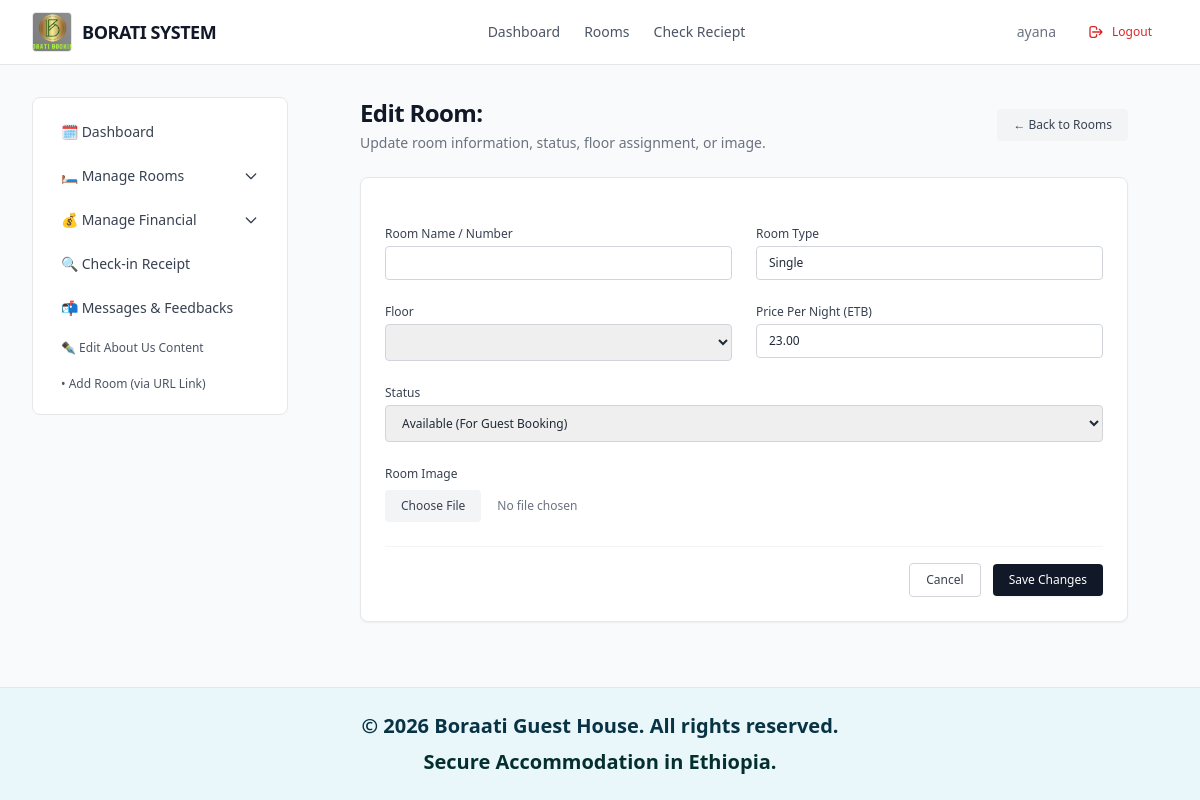
The page /admin-panel/rooms/edit/5/ (signed in) on the database as committed earlier.
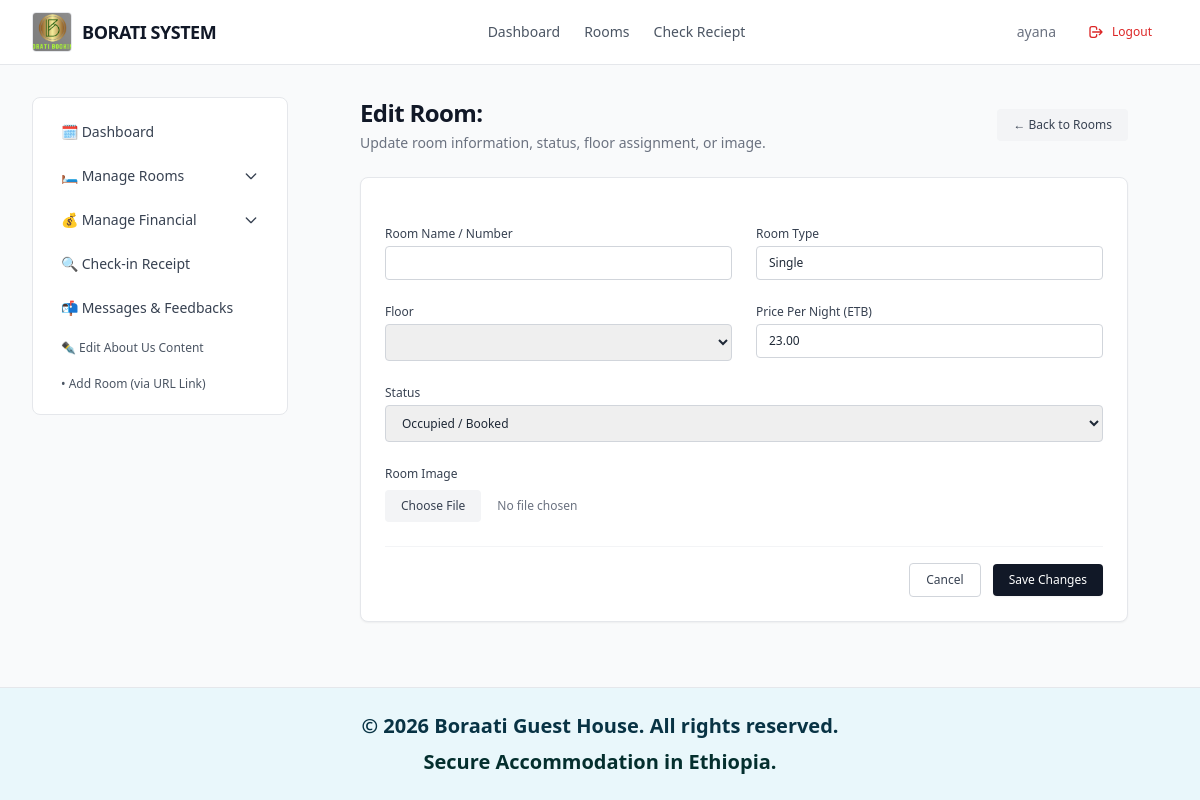
The same page on the database as committed later.
### boratiapp/models.py (models this page shows, shortened)
class Room(models.Model):
    ROOM_TYPES = (
        ('single', 'Single Room'),
        ('double', 'Double Room'),
        ('vip', 'VIP / Master Suite'),
    )
    ROOM_STATUS = (
        ('available', 'Available'),
        ('booked', 'Booked (Qabatame)'),
        ('maintenance', 'Maintenance '),
    )
    floor = models.ForeignKey(Floor, on_delete=models.CASCADE, related_name='rooms')
    room_number = models.CharField(max_length=20, unique=True, help_text="fkn: Room 101, Room 102")
    room_type = models.CharField(max_length=20, choices=ROOM_TYPES, default='single')
    price_per_night = models.DecimalField(max_digits=10, decimal_places=2, help_text="Gatii guyyaa tokkoo")
    main_image = models.ImageField(upload_to='rooms/', blank=True, null=True)
    description = models.TextField(help_text="Ibsa bal'aa fkn: Wi-Fi, Bishaan ho'aa, TV...")
    image_url = models.URLField(max_length=500, blank=True, null=True, help_text="Linkii suuraa (fkn: https://example.com/room.jpg)")
    status = models.CharField(max_length=20, choices=ROOM_STATUS, default='available')

### boratiapp/admin_views.py (the view, shortened to what this page needs)
# urls.py: path('admin-panel/rooms/edit/<int:room_id>/', admin_views.admin_edit_room_view, name='admin_edit_room'),
@staff_member_required
def admin_edit_room_view(request, room_id):
    room = get_object_or_404(Room, id=room_id)
    floors = Floor.objects.all()
    return render(request, 'admin_base_templates/admin_edit_room.html', {'room': room, 'floors': floors})

### boratiapp/templates/admin_base_templates/admin_edit_room.html (shortened to what this page needs)
{% extends 'admin_base_templates/base_admin.html' %}
{% block content %}
<div class="max-w-3xl mx-auto space-y-6">
    <div class="flex items-center justify-between">
        <div>
            <h1 class="text-2xl font-semibold tracking-tight text-gray-900">Edit Room: {{ room.name }}</h1>
            <p class="text-sm text-gray-500 mt-1">Update room information, status, floor assignment, or image.</p>
        </div>
        <a href="{% url 'admin_rooms' %}" class="px-4 py-2 bg-gray-100 hover:bg-gray-200 text-gray-700 text-xs font-medium rounded transition">
            &larr; Back to Rooms
        </a>
    </div>
    <form method="POST" enctype="multipart/form-data" class="bg-white border border-gray-200 rounded-lg p-6 shadow-sm space-y-6">
        <div class="grid grid-cols-1 sm:grid-cols-2 gap-6">
            <div>
                <label class="block text-xs font-medium text-gray-700 mb-1">Room Name / Number</label>
                <input type="text" name="name" value="{{ room.name }}" required class="w-full px-3 py-2 border border-gray-300 rounded text-xs focus:ring-1 focus:ring-gray-900 focus:outline-none">
            </div>
            <div>
                <label class="block text-xs font-medium text-gray-700 mb-1">Room Type</label>
                <input type="text" name="room_type" value="{{ room.room_type }}" required class="w-full px-3 py-2 border border-gray-300 rounded text-xs focus:ring-1 focus:ring-gray-900 focus:outline-none">
            </div>
            <div>
                <label class="block text-xs font-medium text-gray-700 mb-1">Floor</label>
                <select name="floor" class="w-full px-3 py-2 border border-gray-300 rounded text-xs focus:ring-1 focus:ring-gray-900 focus:outline-none">
                    {% for floor in floors %}
                        <option value="{{ floor.id }}" {% if room.floor and room.floor.id == floor.id %}selected{% endif %}>
                        </option>
                    {% endfor %}
                </select>
            </div>
            <div>
                <label class="block text-xs font-medium text-gray-700 mb-1">Price Per Night (ETB)</label>
                <input type="number" step="0.01" name="price_per_night" value="{{ room.price_per_night }}" required class="w-full px-3 py-2 border border-gray-300 rounded text-xs focus:ring-1 focus:ring-gray-900 focus:outline-none">
            </div>
            <div class="sm:col-span-2">
                <label class="block text-xs font-medium text-gray-700 mb-1">Status</label>
                <select name="status" class="w-full px-3 py-2 border border-gray-300 rounded text-xs focus:ring-1 focus:ring-gray-900 focus:outline-none">
                    <option value="available" {% if room.status == 'available' %}selected{% endif %}>Available (For Guest Booking)</option>
                    <option value="booked" {% if room.status == 'booked' %}selected{% endif %}>Occupied / Booked</option>
                </select>
            </div>
            <div class="sm:col-span-2 space-y-2">
                <label class="block text-xs font-medium text-gray-700">Room Image</label>
                <input type="file" name="image" accept="image/*" class="w-full text-xs text-gray-500 file:mr-4 file:py-2 file:px-4 file:rounded file:border-0 file:text-xs file:font-medium file:bg-gray-100 file:text-gray-700 hover:file:bg-gray-200">
            </div>
        </div>
        <div class="flex items-center justify-end space-x-3 pt-4 border-t border-gray-100">
            <a href="{% url 'admin_rooms' %}" class="px-4 py-2 border border-gray-300 text-gray-700 rounded text-xs font-medium hover:bg-gray-50 transition">
                Cancel
            </a>
            <button type="submit" class="px-4 py-2 bg-gray-900 text-white rounded text-xs font-medium hover:bg-gray-800 transition shadow-sm">
                Save Changes
            </button>
        </div>
    </form>
</div>
{% endblock %}

Rows that differ between the two databases and show on the page:
changed Room "Single": status "Available (For Guest Booking)" → "Occupied / Booked"
